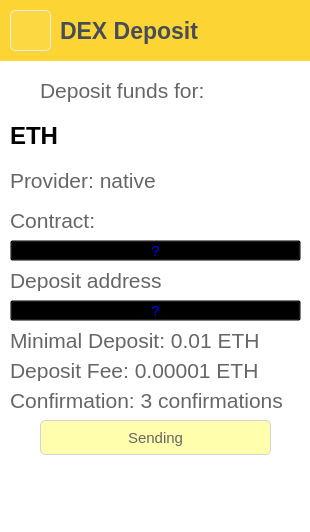
<?xml version="1.0" encoding="UTF-8"?>
<ui version="4.0">
 <class>PageDexDeposit</class>
 <widget class="QWidget" name="PageDexDeposit">
  <property name="geometry">
   <rect>
    <x>0</x>
    <y>0</y>
    <width>310</width>
    <height>532</height>
   </rect>
  </property>
  <property name="windowTitle">
   <string>Form</string>
  </property>
  <property name="styleSheet">
   <string notr="true">background: #FFFFFF;
color:#666666;</string>
  </property>
  <widget class="QLabel" name="depositAddressLabel">
   <property name="geometry">
    <rect>
     <x>10</x>
     <y>270</y>
     <width>291</width>
     <height>21</height>
    </rect>
   </property>
   <property name="font">
    <font>
     <pointsize>16</pointsize>
    </font>
   </property>
   <property name="styleSheet">
    <string notr="true">background-color:transparent;</string>
   </property>
   <property name="text">
    <string>Deposit address</string>
   </property>
  </widget>
  <widget class="QLabel" name="providerLabel">
   <property name="geometry">
    <rect>
     <x>10</x>
     <y>170</y>
     <width>291</width>
     <height>21</height>
    </rect>
   </property>
   <property name="font">
    <font>
     <pointsize>16</pointsize>
    </font>
   </property>
   <property name="styleSheet">
    <string notr="true">background-color:transparent;</string>
   </property>
   <property name="text">
    <string>Provider: native</string>
   </property>
  </widget>
  <widget class="QLabel" name="depositFeeLabel">
   <property name="geometry">
    <rect>
     <x>10</x>
     <y>360</y>
     <width>291</width>
     <height>21</height>
    </rect>
   </property>
   <property name="font">
    <font>
     <pointsize>16</pointsize>
    </font>
   </property>
   <property name="styleSheet">
    <string notr="true">background-color:transparent;</string>
   </property>
   <property name="text">
    <string>Deposit Fee: 0.00001 ETH</string>
   </property>
  </widget>
  <widget class="QLabel" name="confirmationLabel">
   <property name="geometry">
    <rect>
     <x>10</x>
     <y>390</y>
     <width>291</width>
     <height>21</height>
    </rect>
   </property>
   <property name="font">
    <font>
     <pointsize>16</pointsize>
    </font>
   </property>
   <property name="styleSheet">
    <string notr="true">background-color:transparent;</string>
   </property>
   <property name="text">
    <string>Confirmation: 3 confirmations</string>
   </property>
  </widget>
  <widget class="QLabel" name="contractLabel">
   <property name="geometry">
    <rect>
     <x>10</x>
     <y>210</y>
     <width>291</width>
     <height>21</height>
    </rect>
   </property>
   <property name="font">
    <font>
     <pointsize>16</pointsize>
    </font>
   </property>
   <property name="styleSheet">
    <string notr="true">background-color:transparent;</string>
   </property>
   <property name="text">
    <string>Contract:</string>
   </property>
  </widget>
  <widget class="QPushButton" name="depositAddressPushButton">
   <property name="geometry">
    <rect>
     <x>10</x>
     <y>300</y>
     <width>291</width>
     <height>21</height>
    </rect>
   </property>
   <property name="font">
    <font>
     <pointsize>11</pointsize>
    </font>
   </property>
   <property name="cursor">
    <cursorShape>PointingHandCursor</cursorShape>
   </property>
   <property name="styleSheet">
    <string notr="true">padding-top:0px;
padding-bottom:0px;
padding-left:0px;
padding-right:0px;
background-color: transparent;
color:blue;
border-color: transparent;
text-align: center;
</string>
   </property>
   <property name="text">
    <string>?</string>
   </property>
  </widget>
  <widget class="QLabel" name="tickerLabel">
   <property name="geometry">
    <rect>
     <x>10</x>
     <y>120</y>
     <width>291</width>
     <height>31</height>
    </rect>
   </property>
   <property name="font">
    <font>
     <pointsize>18</pointsize>
     <bold>true</bold>
    </font>
   </property>
   <property name="styleSheet">
    <string notr="true">background-color:transparent;
color:black;</string>
   </property>
   <property name="text">
    <string>ETH</string>
   </property>
  </widget>
  <widget class="QLabel" name="minimalDepositLabel">
   <property name="geometry">
    <rect>
     <x>10</x>
     <y>330</y>
     <width>291</width>
     <height>21</height>
    </rect>
   </property>
   <property name="font">
    <font>
     <pointsize>16</pointsize>
    </font>
   </property>
   <property name="styleSheet">
    <string notr="true">background-color:transparent;</string>
   </property>
   <property name="text">
    <string>Minimal Deposit: 0.01 ETH</string>
   </property>
  </widget>
  <widget class="QLabel" name="depositFundsForLabel">
   <property name="geometry">
    <rect>
     <x>40</x>
     <y>70</y>
     <width>261</width>
     <height>41</height>
    </rect>
   </property>
   <property name="font">
    <font>
     <pointsize>16</pointsize>
    </font>
   </property>
   <property name="styleSheet">
    <string notr="true">background-color:transparent;</string>
   </property>
   <property name="text">
    <string>Deposit funds for: </string>
   </property>
   <property name="alignment">
    <set>Qt::AlignLeading|Qt::AlignLeft|Qt::AlignVCenter</set>
   </property>
  </widget>
  <widget class="QLabel" name="iconLabel">
   <property name="geometry">
    <rect>
     <x>10</x>
     <y>80</y>
     <width>21</width>
     <height>21</height>
    </rect>
   </property>
   <property name="text">
    <string/>
   </property>
   <property name="pixmap">
    <pixmap resource="../../res.qrc">:/res/ic/res/ic/arrowLeftDown.png</pixmap>
   </property>
   <property name="scaledContents">
    <bool>true</bool>
   </property>
  </widget>
  <widget class="QPushButton" name="contractAddressPushButton">
   <property name="geometry">
    <rect>
     <x>10</x>
     <y>240</y>
     <width>291</width>
     <height>21</height>
    </rect>
   </property>
   <property name="font">
    <font>
     <pointsize>11</pointsize>
    </font>
   </property>
   <property name="cursor">
    <cursorShape>PointingHandCursor</cursorShape>
   </property>
   <property name="styleSheet">
    <string notr="true">padding-top:0px;
padding-bottom:0px;
padding-left:0px;
padding-right:0px;
background-color: transparent;
color:blue;
border-color: transparent;
text-align: center;
</string>
   </property>
   <property name="text">
    <string>?</string>
   </property>
  </widget>
  <widget class="QFrame" name="headerFrame">
   <property name="geometry">
    <rect>
     <x>0</x>
     <y>0</y>
     <width>311</width>
     <height>61</height>
    </rect>
   </property>
   <property name="autoFillBackground">
    <bool>false</bool>
   </property>
   <property name="styleSheet">
    <string notr="true">background-color: #FCD535;</string>
   </property>
   <property name="frameShape">
    <enum>QFrame::NoFrame</enum>
   </property>
   <property name="frameShadow">
    <enum>QFrame::Plain</enum>
   </property>
   <widget class="QLabel" name="titleLabel">
    <property name="geometry">
     <rect>
      <x>60</x>
      <y>10</y>
      <width>241</width>
      <height>41</height>
     </rect>
    </property>
    <property name="sizePolicy">
     <sizepolicy hsizetype="MinimumExpanding" vsizetype="MinimumExpanding">
      <horstretch>0</horstretch>
      <verstretch>0</verstretch>
     </sizepolicy>
    </property>
    <property name="font">
     <font>
      <pointsize>17</pointsize>
      <bold>true</bold>
     </font>
    </property>
    <property name="styleSheet">
     <string notr="true">color: #474D57;</string>
    </property>
    <property name="text">
     <string>DEX Deposit</string>
    </property>
    <property name="scaledContents">
     <bool>false</bool>
    </property>
   </widget>
   <widget class="QPushButton" name="backPushButton">
    <property name="geometry">
     <rect>
      <x>10</x>
      <y>10</y>
      <width>41</width>
      <height>41</height>
     </rect>
    </property>
    <property name="focusPolicy">
     <enum>Qt::StrongFocus</enum>
    </property>
    <property name="styleSheet">
     <string notr="true">QPushButton {
	border-style: solid;
	background-color: rgba(255, 255, 255, 16);
	border-radius: 5px;
	border-width: 1px;
	border-color: rgb(235,235,235);
}
QPushButton:hover {
    background-color: rgba(255, 255, 255, 64);
}

QPushButton:pressed {
    background-color: rgba(255, 255, 255, 128);
}</string>
    </property>
    <property name="text">
     <string/>
    </property>
    <property name="icon">
     <iconset resource="../../res.qrc">
      <normaloff>:/res/ic/res/ic/arowLeft.png</normaloff>:/res/ic/res/ic/arowLeft.png</iconset>
    </property>
    <property name="iconSize">
     <size>
      <width>16</width>
      <height>16</height>
     </size>
    </property>
    <property name="checkable">
     <bool>false</bool>
    </property>
   </widget>
  </widget>
  <widget class="QLabel" name="statusLabel">
   <property name="geometry">
    <rect>
     <x>40</x>
     <y>420</y>
     <width>231</width>
     <height>35</height>
    </rect>
   </property>
   <property name="font">
    <font>
     <pointsize>11</pointsize>
    </font>
   </property>
   <property name="autoFillBackground">
    <bool>false</bool>
   </property>
   <property name="styleSheet">
    <string notr="true">border-style: solid;
border-radius: 5px;
border-width: 1px;
border-color: lightgrey;
background-color: rgb(255, 254, 173);</string>
   </property>
   <property name="text">
    <string>Sending</string>
   </property>
   <property name="alignment">
    <set>Qt::AlignCenter</set>
   </property>
   <property name="textInteractionFlags">
    <set>Qt::NoTextInteraction</set>
   </property>
  </widget>
 </widget>
 <resources>
  <include location="../../res.qrc"/>
 </resources>
 <connections/>
</ui>
